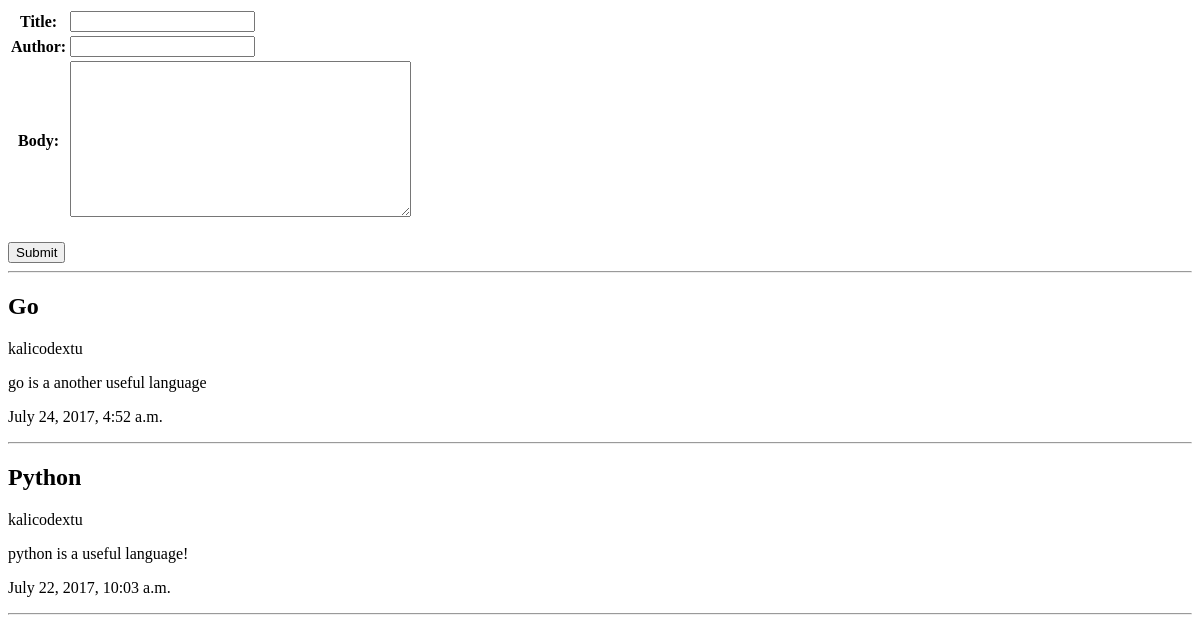
Page /blog/view on the earlier database version.
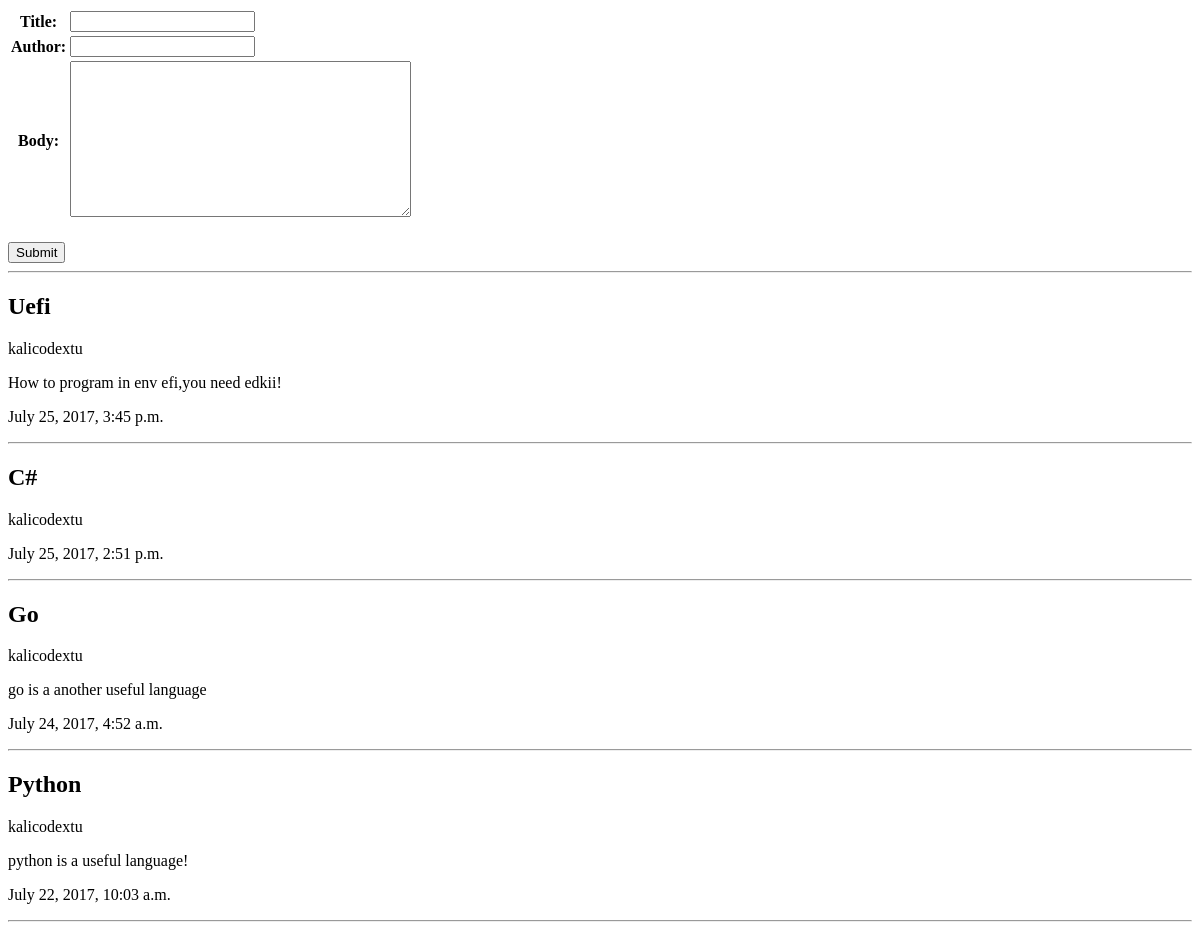
Same page on the later database version.
### blog/models.py (models this page shows)
class BlogPost(models.Model):
    title = models.CharField(max_length=160)
    author = models.CharField(max_length=160)
    body = models.TextField()
    timestamp = models.DateTimeField()
    class Meta:
        ordering = ('-timestamp',)

### blog/views.py (the view)
def archive(request):
    posts = BlogPost.objects.all().order_by('-timestamp')
    return render(request, 'archive.html', {'posts': posts,'form':BlogPostForm()})

### blog/forms.py
class BlogPostForm(ModelForm):
    class Meta:
        model = BlogPost
        exclude = ('timestamp',)

### blog/templates/archive.html (shortened to what this page needs)
<!DOCTYPE html>
<html lang="en">
<head>
</head>
<body>
    <form action="/blog/create" method="post">{% csrf_token %}
        <table>{{ form }}</table><br>
        <input type="submit">
    </form>
    <hr> {% for post in posts %}
    <h2>{{post.title|title}}</h2>
    <p>{{post.author}}</p>
    <p>{{post.body}}</p>
    <p>{{post.timestamp}}</p>
    <hr> {% endfor %}
</body>
</html>

Differences in the rows shown:
added BlogPost: title "Uefi", author "kalicodextu", body "How to program in env efi,you need edkii!", timestamp "July 25, 2017, 3:45 p.m."
added BlogPost: title "C#", author "kalicodextu", timestamp "July 25, 2017, 2:51 p.m."
